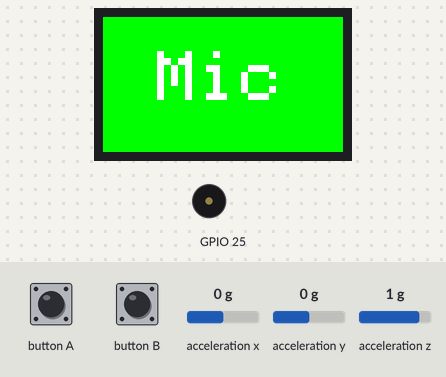
A sketch run on a simulated ESP32. On the bench: 240×135 colour display, buzzer (waves = sounding). The test bench sets the inputs (shaded band); at power-on: acceleration x 0 g, acceleration y 0 g, acceleration z 1 g. USB keyboard and mouse output is not drawn; what the sketch prints to the serial monitor is not drawn.

Above: at 1.4 s.
1.5 s: button A pressed for 0.15 s
At 2.4 s:
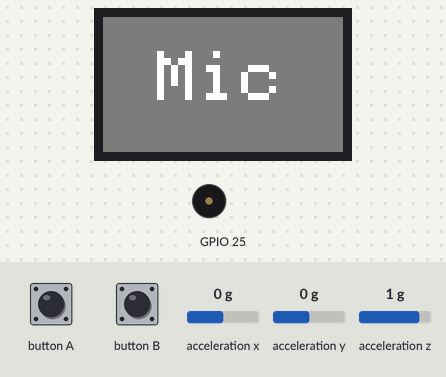
3.1 s: button B pressed for 0.15 s
At 4.4 s:
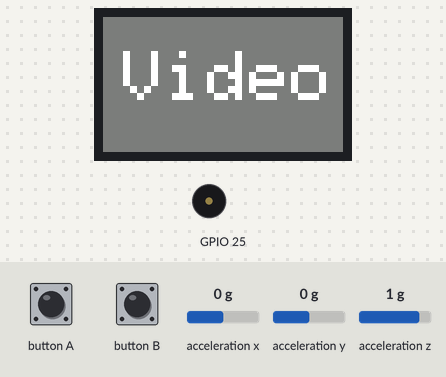
4.7 s: button A pressed for 1 s
At 6.1 s:
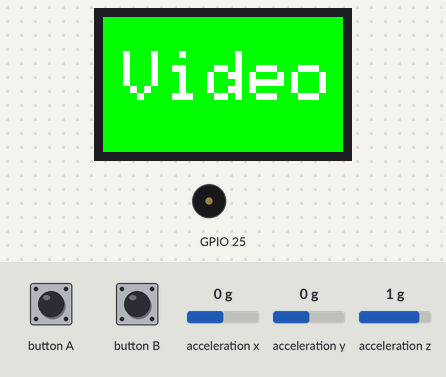
7.2 s: acceleration x set to -0.8 g
8.7 s: acceleration x set to -1.1 g
At 11.5 s:
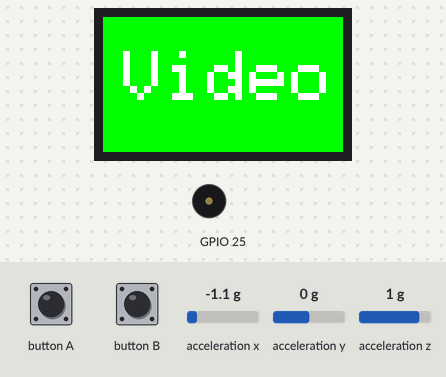
11.7 s: acceleration x set to 0 g
At 12.7 s:
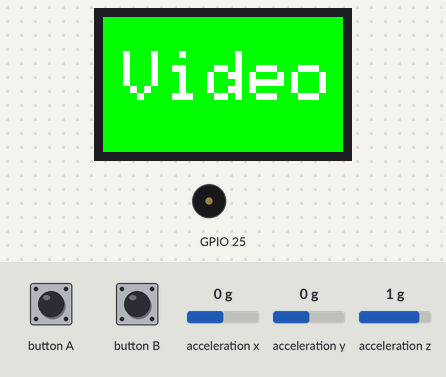
Timing chart, 0 to 14.2 s (numbered marks = the images above; inputs shaded):
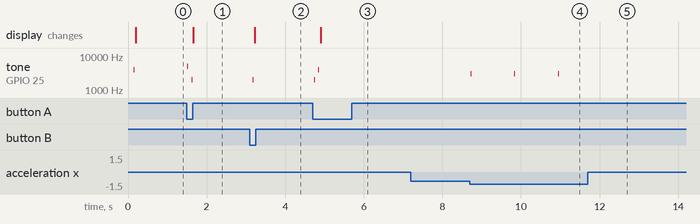

Measured:
- the behaviour switches between -0.9 and -1 g on acceleration x (found by bisection; images 3 and 4)
- after the input at 1.5 s, tone on GPIO 25: silent → 5000 Hz at once, → silent 0.01 s later, → 2000 Hz 0.10 s later, → silent 0.01 s later; the display: changes after 0.17 s (image 1)
- after the input at 3.1 s, tone on GPIO 25: silent → 2000 Hz after 0.07 s, → silent 0.01 s later; the display: changes after 0.13 s (image 2)
- after the input at 4.7 s, tone on GPIO 25: silent → 2000 Hz at once, → silent 0.01 s later, → 4000 Hz 0.10 s later, → silent 0.01 s later; the display: changes after 0.20 s (image 3)
- after the input at 7.2 s, every drawn part: stays the same
- after the input at 8.7 s, tone on GPIO 25: alternates 3000 Hz for 0.01 s and silent for 1.1 s, starting at once
- after the input at 11.7 s, tone on GPIO 25: stops changing and stays silent

The sketch:

M5ZoomcontrollerPlus3_iOS_macOS_simple.ino
```cpp
#include <M5StickCPlus.h>
#include <BleKeyboard.h>
#define PWR_BTN_SHORT_PRESS 2

BleKeyboard bleKeyboard("ZOOM", "SamuraiBiz");

enum ConfSystem {
  vaps
};
//Switch, video, share mode
String switch_mode = "mic";
int n_conf = 2;
bool on_air;
double chargingBattery = 4.9;
double maxBattery = 4.08;
double minBattery = 3.5;
double defBattery = maxBattery - minBattery;
double currentBattery;

int screen = 0;

float accX = 0;
float accY = 0;
float accZ = 0;

void show_need_connect() {
  M5.Lcd.fillScreen(TFT_BLACK);
  M5.Lcd.setTextColor(TFT_WHITE, TFT_BLACK);
  M5.Lcd.setTextSize(3);
  M5.Lcd.setTextDatum(MC_DATUM);
  M5.Lcd.drawString("Plz Connect", 120, 70);
}

void show_onair() {
  M5.Lcd.fillScreen(TFT_GREEN);
  M5.Lcd.setTextColor(TFT_WHITE, TFT_GREEN);
  //  M5.Lcd.setTextSize(5);
  //  M5.Lcd.setTextDatum(MC_DATUM);
  //  M5.Lcd.drawString("Execute!", 120, 70);

  M5.Lcd.setTextSize(5);
  M5.Lcd.setTextDatum(BR_DATUM);
  if (switch_mode == "mic") {
    M5.Lcd.setTextSize(9);
    M5.Lcd.drawString("Mic", 180, 90);
  }
  else if (switch_mode == "video") {
    M5.Lcd.setTextSize(9);
    M5.Lcd.drawString("Video", 230, 90);
  }
  //  else {
  //    M5.Lcd.setTextSize(3);
  //    M5.Lcd.drawString("Share", 240, 130);
  //  }
}


void show_inmute() {
  M5.Lcd.fillScreen(TFT_DARKGREY);
  M5.Lcd.setTextColor(TFT_WHITE, TFT_DARKGREY);
  //  M5.Lcd.setTextSize(5);
  //  M5.Lcd.setTextDatum(MC_DATUM);
  //  M5.Lcd.drawString("Execute", 120, 70);

  M5.Lcd.setTextSize(9);
  M5.Lcd.setTextDatum(BR_DATUM);
  if (switch_mode == "mic") {
    M5.Lcd.setTextSize(9);
    M5.Lcd.drawString("Mic", 180, 90);
  }
  else if (switch_mode == "video") {
    M5.Lcd.setTextSize(9);
    M5.Lcd.drawString("Video", 230, 90);
  }
  //  else if (switch_mode == "share") {
  //    M5.Lcd.setTextSize(5);
  //    M5.Lcd.drawString("Share", 120, 70);
  //  }
}

void send_mute_mic() {
  bleKeyboard.press(KEY_LEFT_GUI);
  bleKeyboard.press(KEY_LEFT_SHIFT);
  bleKeyboard.press('a');
  delay(100);
  bleKeyboard.releaseAll();
}

void send_off_video() {
  bleKeyboard.press(KEY_LEFT_GUI);
  bleKeyboard.press(KEY_LEFT_SHIFT);
  bleKeyboard.press('v');
  delay(100);
  bleKeyboard.releaseAll();
}

//void send_off_share() {
//  bleKeyboard.press(KEY_LEFT_GUI);
//  bleKeyboard.press(KEY_LEFT_SHIFT);
//  bleKeyboard.press('s');
//  delay(100);
//  bleKeyboard.releaseAll();
//}

void update_display() {
  if (on_air) {
    M5.Beep.tone(4000);
    delay(10);
    M5.Beep.mute();
    show_onair();
  } else {
    M5.Beep.tone(2000);
    delay(10);
    M5.Beep.mute();
    show_inmute();
  }
}

void setup() {
  M5.begin();
  bleKeyboard.begin();
  M5.IMU.Init();

  M5.Lcd.setRotation(3); // BtnA is left side to LCD
  M5.Beep.setBeep(4000, 100);
  //Make display daker, it is recommended more than 7
  M5.Axp.ScreenBreath(8);
  setCpuFrequencyMhz(80);

  on_air = true;
  update_display();
}

void loop() {
  M5.update();
  // Switch Screen
  int axpButton = M5.Axp.GetBtnPress();
  if (axpButton == PWR_BTN_SHORT_PRESS) {
    if ( screen == 1 ) {
      M5.Axp.ScreenBreath(8);
      screen = 0;
    } else {
      M5.Axp.ScreenBreath(0);
      screen = 1;
    }
  }

  if (M5.BtnA.wasPressed()) {
    if (bleKeyboard.isConnected()) {
      on_air = !on_air;
      if (switch_mode == "mic") {
        M5.Beep.tone(5000);
        delay(10);
        M5.Beep.mute();
        send_mute_mic();
      }
      else if (switch_mode == "video") {
        M5.Beep.tone(2000);
        delay(10);
        M5.Beep.mute();
        send_off_video();
      }
      //      else if (switch_mode == "share") {
      //        M5.Beep.tone(1000);
      //        delay(10);
      //        M5.Beep.mute();
      //        send_off_share();
      //      }

      //      update_display();
    } else {
      M5.Beep.tone(4000);
      delay(10);
      M5.Beep.mute();
      show_need_connect();
      delay(3000);
    }
    update_display();
  }

  if (M5.BtnB.wasPressed()) {
    if (switch_mode == "mic") {
      switch_mode = "video";
    }
    else if (switch_mode == "video") {
      switch_mode = "mic";
    }
    //    else if (switch_mode == "share") {
    //      switch_mode = "mic";
    //    }

    update_display();
  }
  M5.Beep.update();
  //When battery is low
  if (M5.Axp.GetWarningLeve() == 1) {
    M5.Lcd.setTextSize(3);
    M5.Lcd.drawString("LowBattery", 0, 0);
    M5.Beep.beep();
    delay(10);
  } else {
    //Get Voltage of internal battery
    M5.Lcd.setTextSize(3);
    currentBattery = M5.Axp.GetAPSVoltage();
    double battery = (currentBattery - minBattery) / defBattery * 100;
    if (battery > 100) {
      M5.Lcd.drawString("100%       ", 0, 0);
      //M5.Lcd.drawString("100%       ",0,0);
    } else if (battery < 0 ) {
      M5.Lcd.drawString("  0%", 0, 0);
      M5.Beep.beep();
    } else if (battery < 10) {
      M5.Lcd.drawString(String((int)battery) + "  %", 0, 0);
    } else {
      M5.Lcd.drawString(String((int)battery) + " %", 0, 0);
    }
    delay(100);
  }

  //Control PgeUp and PageDown
  M5.IMU.getAccelData(&accX, &accY, &accZ);
  if ((accX * 1000) < -900) {
    Serial.println("Sending Page DOWN key...");
    M5.Beep.tone(3000);
    delay(10);
    M5.Beep.mute();
    bleKeyboard.write(KEY_LEFT_CTRL);
    bleKeyboard.write('p');
    delay(1000);
  }
  if ((accX * 1000) > 900) {
    Serial.println("Sending Page UP key...");
    M5.Beep.tone(3000);
    delay(10);
    M5.Beep.mute();
    bleKeyboard.write(KEY_LEFT_CTRL);
    bleKeyboard.write('n');
    delay(1000);
  }
}
```
